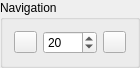
      <widget class="QGroupBox" name="groupBox_6">
       <property name="geometry">
        <rect>
         <x>20</x>
         <y>530</y>
         <width>121</width>
         <height>61</height>
        </rect>
       </property>
       <property name="maximumSize">
        <size>
         <width>127</width>
         <height>16777215</height>
        </size>
       </property>
       <property name="font">
        <font>
         <weight>50</weight>
         <bold>false</bold>
        </font>
       </property>
       <property name="title">
        <string>Navigation</string>
       </property>
       <layout class="QHBoxLayout" name="horizontalLayout_8">
        <item>
         <widget class="QPushButton" name="btVoltar">
          <property name="minimumSize">
           <size>
            <width>23</width>
            <height>0</height>
           </size>
          </property>
          <property name="maximumSize">
           <size>
            <width>23</width>
            <height>16777215</height>
           </size>
          </property>
          <property name="font">
           <font>
            <weight>50</weight>
            <bold>false</bold>
           </font>
          </property>
          <property name="text">
           <string/>
          </property>
          <property name="icon">
           <iconset>
            <normaloff>:/icons/br_prev.ico</normaloff>:/icons/br_prev.ico</iconset>
          </property>
         </widget>
        </item>
        <item>
         <widget class="QSpinBox" name="edtFatordesloc">
          <property name="font">
           <font>
            <weight>50</weight>
            <bold>false</bold>
           </font>
          </property>
          <property name="readOnly">
           <bool>false</bool>
          </property>
          <property name="accelerated">
           <bool>true</bool>
          </property>
          <property name="minimum">
           <number>1</number>
          </property>
          <property name="maximum">
           <number>1000</number>
          </property>
          <property name="value">
           <number>20</number>
          </property>
         </widget>
        </item>
        <item>
         <widget class="QPushButton" name="btAvancar">
          <property name="minimumSize">
           <size>
            <width>23</width>
            <height>0</height>
           </size>
          </property>
          <property name="maximumSize">
           <size>
            <width>23</width>
            <height>16777215</height>
           </size>
          </property>
          <property name="font">
           <font>
            <weight>50</weight>
            <bold>false</bold>
           </font>
          </property>
          <property name="text">
           <string/>
          </property>
          <property name="icon">
           <iconset>
            <normaloff>:/icons/br_next.ico</normaloff>:/icons/br_next.ico</iconset>
          </property>
          <property name="shortcut">
           <string/>
          </property>
          <property name="autoDefault">
           <bool>false</bool>
          </property>
          <property name="default">
           <bool>false</bool>
          </property>
         </widget>
        </item>
       </layout>
      </widget>
